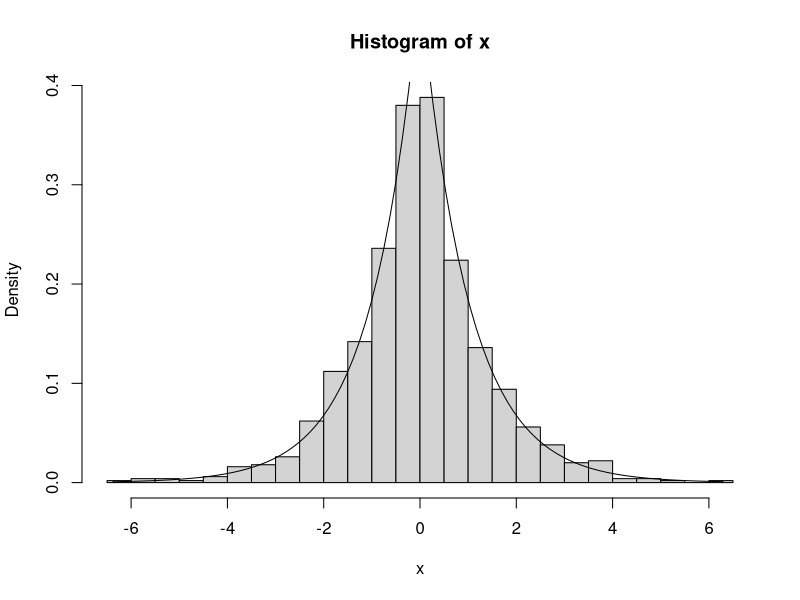
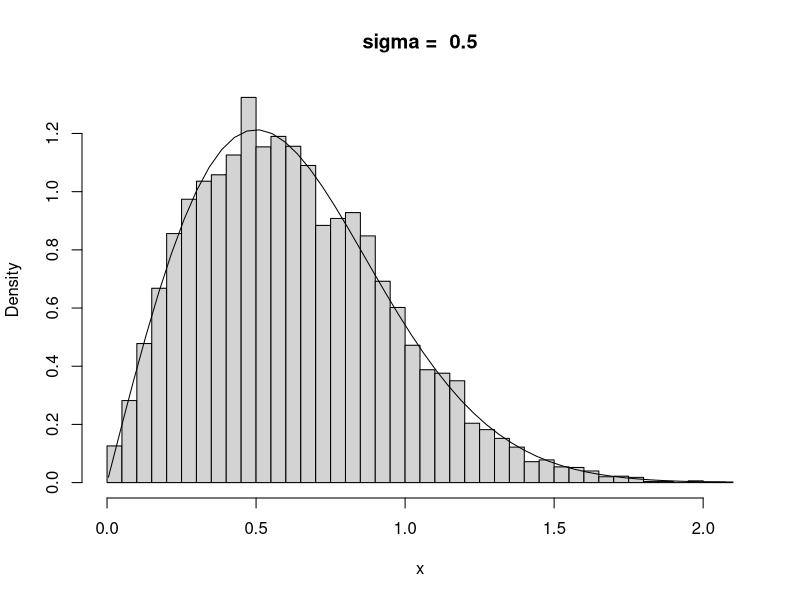
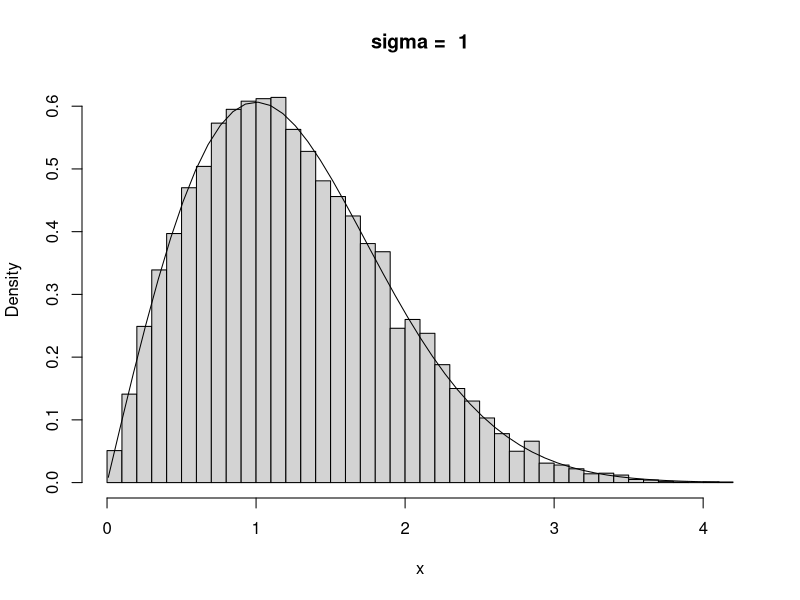
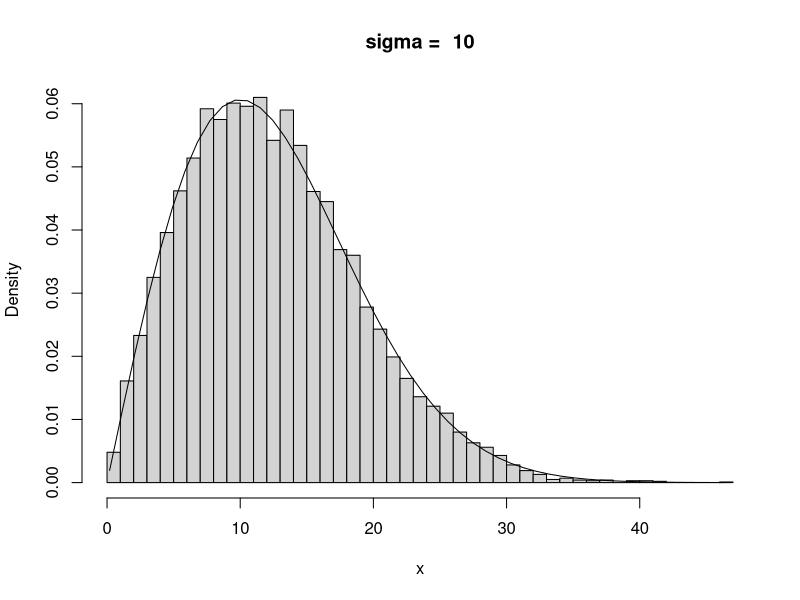
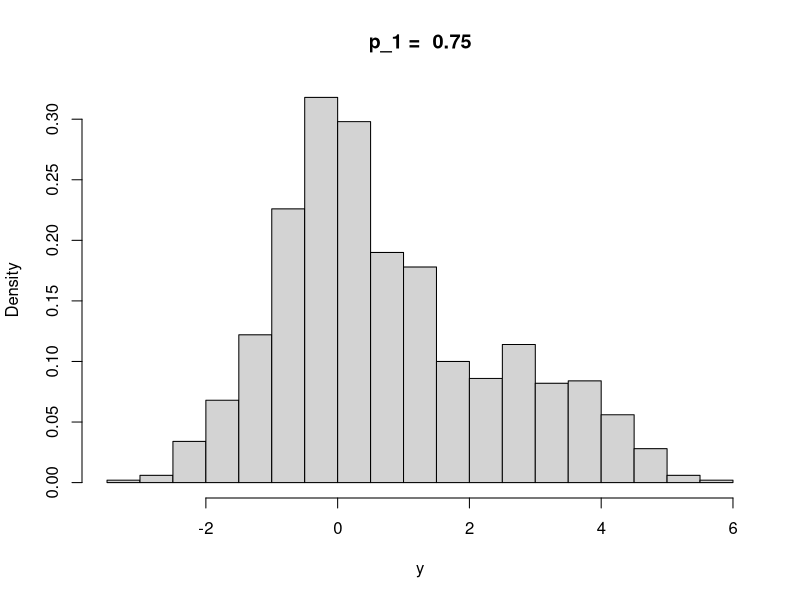
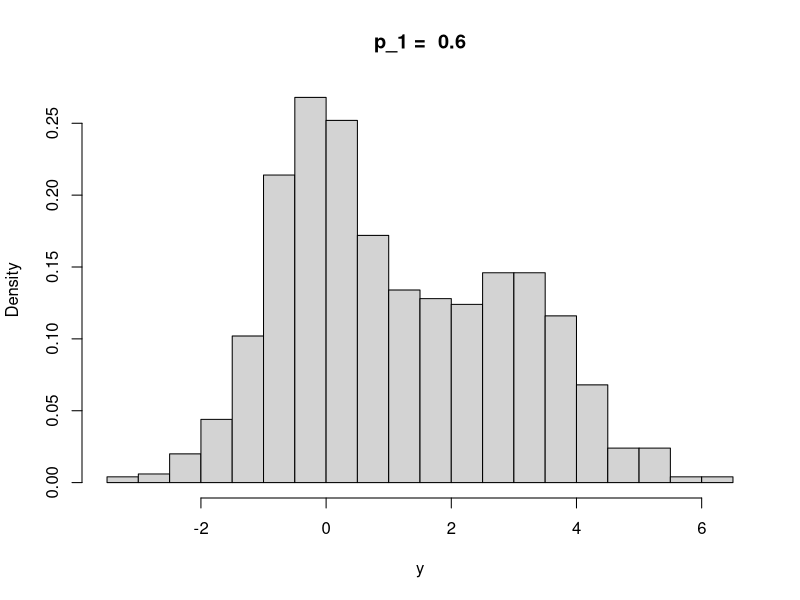
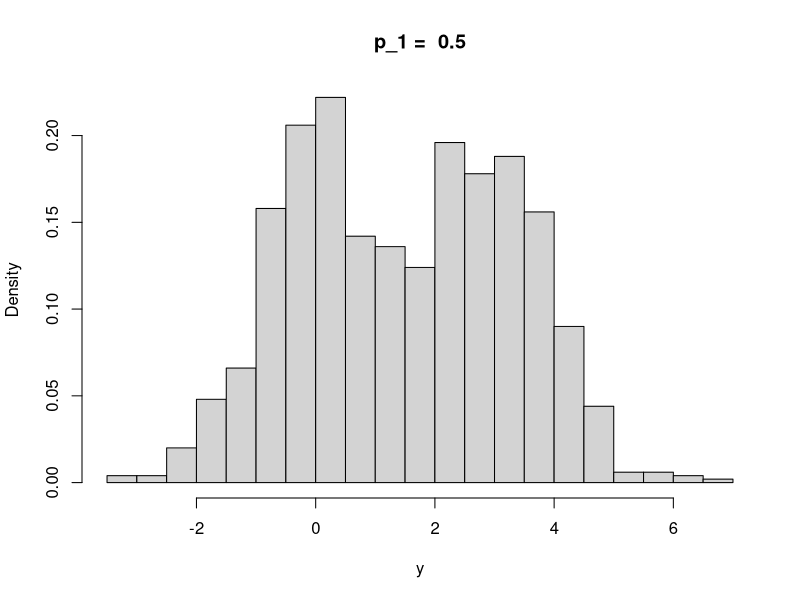
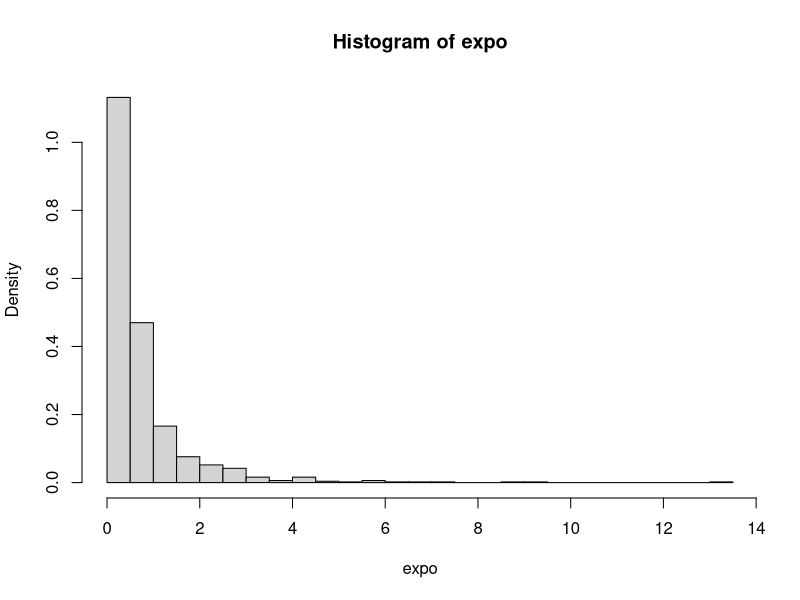

Recreate these plots in R, in order.
## ---- chunk 1
n <- 1000
u <- runif(n)
q1_function <- function(x) {
  for (i in 1:length(x)){
    if (x[i] < 0.5) {
     x[i] <- log(2*x[i])
    }
    else {
     x[i] <- -log(2*(1-x[i]))
    }
  }  
  return(x)
}

x <- q1_function(u)
## ---- chunk 2
y <- seq(min(x), max(x), length = 100)
hist(x, prob = TRUE, breaks = "Scott")
lines(y, 0.5*exp(-abs(y)))
## ---- chunk 3
q2_function <- function(sigma) {
  u <- runif(10000)
  x <- sigma*sqrt(-2*log(1-u))
  hist(x, breaks = "Scott", prob = TRUE, main = paste("sigma = ", sigma))
  y <- seq(min(x), max(x), length = 50)
  lines(y, ((y/(sigma^2))*exp(-y^2/(2*sigma^2))))
}
sigma <- 0.5
q2_function(sigma)
## ---- chunk 4
sigma <- 1
q2_function(sigma)
## ---- chunk 5
sigma <- 10
q2_function(sigma)
## ---- chunk 6
q3_function <- function(x) {
  for (i in 1:length(x)) {
    if (x[i] < 0.1) {x[i] <- 0}
    else if (x[i] < 0.3) {x[i] <- 1}
    else if (x[i] < 0.5) {x[i] <- 2}
    else if (x[i] < 0.7) {x[i] <- 3}
    else {x[i] <- 4}
  }
  return(x)
}

x <- q3_function(u)
table(x)/length(x)
## ---- chunk 7
p = c(0.1,0.2,0.2,0.2,0.3)
y <- sample(0:4,1000,replace = TRUE, prob = p)
table(y)/length(y)
## ---- chunk 8
mixture_generator <- function(n, p1) {
  y <- runif(n)
  for (i in 1:n) {
    if (y[i] <= p1) {
      y[i] <- rnorm(1)
    }
    else{
      y[i] <- rnorm(1,3,1)
    }
  }
  hist(y, breaks = "Scott", prob=TRUE, main = paste("p_1 = ", p1))
}
mixture_generator(1000, 0.75)
## ---- chunk 9
mixture_generator(1000, 0.6)
mixture_generator(1000, 0.5)
## ---- chunk 10
gam <- rgamma(1000, 4, 2)
expo <- rexp(1000, gam)
hist(expo, prob=TRUE, breaks = "Scott")
